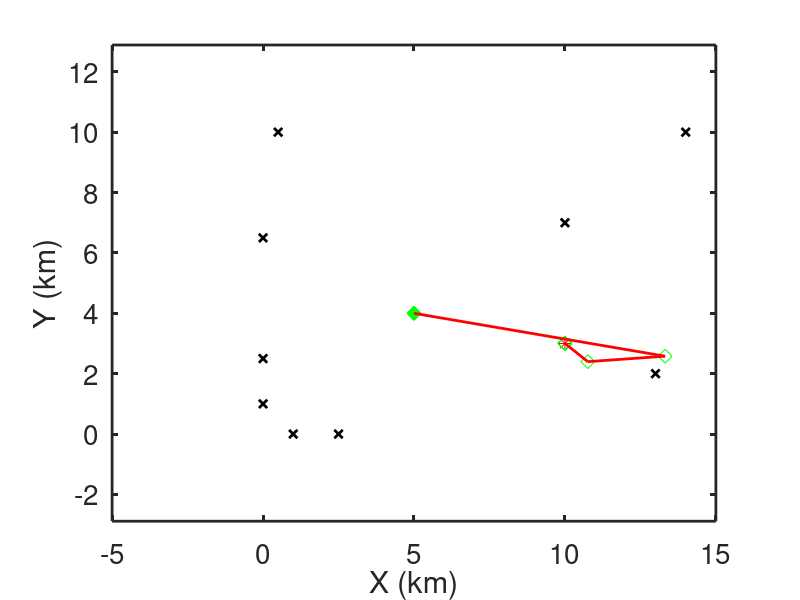

Recreate this plot in MATLAB.
clc;clear all;
%% Parameter setting
Vel = 9;%Homogeneous
delta= 10;
depthEvent = 10;
error_tolerance = 10^-7;
hypoCenter = [10 3.0 10.0]';%True hypocenter
hypoCenter0 =[5 4 20]';%Initial guess of hypocenter
evolution_path(:,1) = hypoCenter0;
t0_actual = 0; % Real origin time
t0 = 2; % Initial origin time
sta = [1 0 0;0 1 0; 2.5 0 0; 0 6.5 0;
      10 7 0;0 2.5 0; 20 5 0; 13 2 0;
      0.5 10 0; 14 10 0]';%10 Station locations
staT = sta';
dist = sqrt(sum(abs(sta-(diag(hypoCenter)*...
     ones(size(sta)))).^2,1))';  % distance between hypocenter and stations
tObs = dist/Vel+t0_actual;%Observations

%% Initialize G Matrix, residuals and itertion step
G =  zeros(10,4);
r0 = zeros(1,10)+1;
iteration = 0;

%% Visualization switch
Visualize = 1;

if Visualize
        scatter(staT(:,1),staT(:,2),'x','LineWidth',2,'MarkerEdgeColor','black')
        hold on
        scatter(hypoCenter(1),hypoCenter(2),100,'*','MarkerEdgeColor','red')
        scatter(hypoCenter0(1),hypoCenter0(2),100,'d','MarkerEdgeColor','green','MarkerFaceColor','green')
        axis equal
        box on
        set(gca,'LineWidth',2,'FontSize',20)
        xlim([-5 15])
end

%% Iteration begins..
while norm(r0) > error_tolerance && iteration < 100
    iteration = iteration +1;
    hypoSta0 =- sta+(diag(hypoCenter0)*...
         ones(size(sta)));
    dist0 = sqrt(sum(abs(sta-(diag(hypoCenter0)*...
         ones(size(sta)))).^2,1))';     
    tCal = dist0/Vel+t0;
    r0 = tObs-tCal;
    G =[1/Vel * hypoSta0'./[dist0 dist0 dist0] ones(10,1)];%Updating Gmatrix
    [U,S,V] = svd(G,'econ');
    X = V*inv(S)*U'*r0;
    [hypoCenter0 ] = [hypoCenter0 ]+X(1:3);
    evolution_path(:,end+1) = hypoCenter0;
    t0 = t0 +X(4);
%     if Visualize
%        
%         scatter(hypoCenter0(1),hypoCenter0(2),100,'d','MarkerEdgeColor','green')
%         plot(evolution_path(1,:),evolution_path(2,:),'red','LineWidth',2);
%         axis equal
%         box on
%         set(gca,'LineWidth',2,'FontSize',20)
%         xlim([-5 15])
%         xlabel('X (km)');ylabel('Y (km)')
%         drawnow
%     end

end


  if Visualize
       
        scatter(evolution_path(1,:),evolution_path(2,:),100,'d','MarkerEdgeColor','green')
        plot(evolution_path(1,:),evolution_path(2,:),'red','LineWidth',2);
        axis equal
        box on
        set(gca,'LineWidth',2,'FontSize',20)
        xlim([-5 15])
        xlabel('X (km)');ylabel('Y (km)')
    end

ndf = 10-4;
sigma_2 = sum(r0.^2)/ndf;
covarianceMatrix = sigma_2*inv(G'*G);
c = 1.96;% 95% normal distribution 
invervalHypoUp = hypoCenter0+c*diag(covarianceMatrix(1:3,1:3));%Upper bound
invervalHypoLp = hypoCenter0-c*diag(covarianceMatrix(1:3,1:3));%Lower bound


